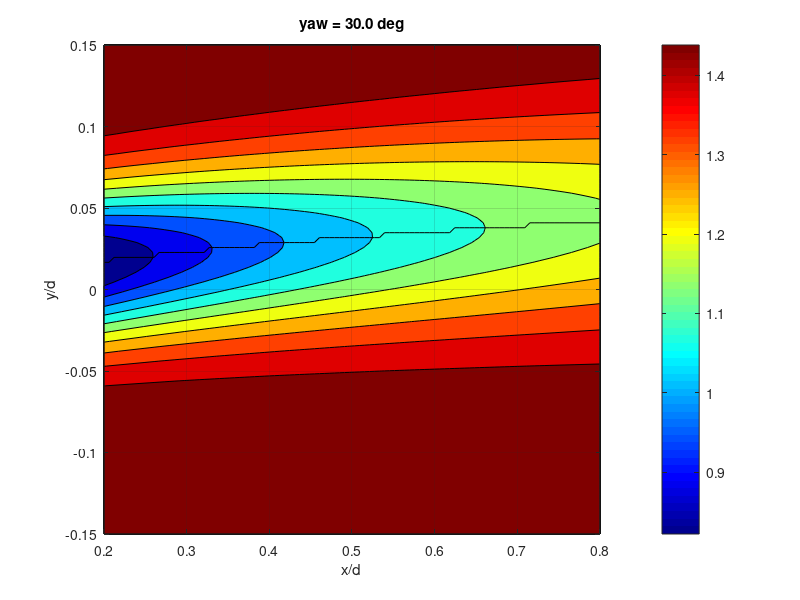

The MATLAB source for this figure:
clear
% clc
format compact

%% attempt to recreate analytical wake redirection model from Bastankhah paper
d = .1;
yaw = 30*pi/180;
u = 1.5;

% locations
x0 = 0;
x = linspace(2*d,8*d,100);
y = linspace(-1.5*d,1.5*d,100);
z = 0.148;
zh = 0.148;

[X,Y] = meshgrid(x,y);

% wake growth rates
ky = 0.022;
kz = 0.022;
CT = 0.9;
TI = 1;
alpStar = 2.32;
betaStar = 0.154;

% wake widths
sigmaYbyD = (ky*(x-x0)/d + (cos(yaw)/sqrt(8)));
sigmaZbyD = (kz*(x-x0)/d + (1/sqrt(8)));

% normalized length of potential core
x0byD = (cos(yaw)*(1 + sqrt(1-CT)))/(sqrt(2)*(alpStar*TI + betaStar*(1-sqrt(1-CT))));

% wake skew angle
theta = ((0.3*yaw)/(cos(yaw)))*(1 - sqrt(1 - CT*cos(yaw)));

% normalized wake deflection\
t1 = theta*x0byD;
t2 = (theta/14.7)*sqrt(cos(yaw)/(ky*kz*CT));
t3 = 2.9 + 1.3*sqrt(1 - CT) - CT;
t4 = (1.6 + sqrt(CT))*(1.6*sqrt((8*sigmaYbyD.*sigmaZbyD)/cos(yaw)) - sqrt(CT));
t5 = (1.6 - sqrt(CT))*(1.6*sqrt((8*sigmaYbyD.*sigmaZbyD)/cos(yaw)) + sqrt(CT));

deltabyD = t1 + t2*t3*log(t4./t5);

% % % far wake velocity
for ii = 1:length(y)
    t1n(ii,:) = 1 - sqrt(1 - ((CT*cos(yaw))./(8*(sigmaYbyD.*sigmaZbyD))));
    t2n(ii,:) = exp(-0.5*(((y(ii)/d)-deltabyD)./sigmaYbyD).^2);
    t3n(ii,:) = exp(-0.5*(((z - zh)/d)./sigmaZbyD).^2);
    
    du(ii,:) = t1n(ii,:).*t2n(ii,:).*t3n(ii,:);
    
end

[midLine,yval] = max(du,[],1);
% for ii = 1:length(x)
%     f1 = figure(1);
%     plot(x(ii)-u*du(:,ii),y,'-k')
%     hold on
%     grid on
% end
% grid minor
% xlim([0 inf])
% xlabel('x/d')
% ylabel('y/d')

fg = figure;
contourf(X,Y,u*(1-du));
hold on
plot(x,y(yval),'k');
grid on
colorbar
colormap jet
xlabel('x/d')
ylabel('y/d')
title(sprintf('yaw = %0.1f deg',yaw*180/pi))

% saveas(fg,sprintf('yaw%0.0f.png',yaw*180/pi));
